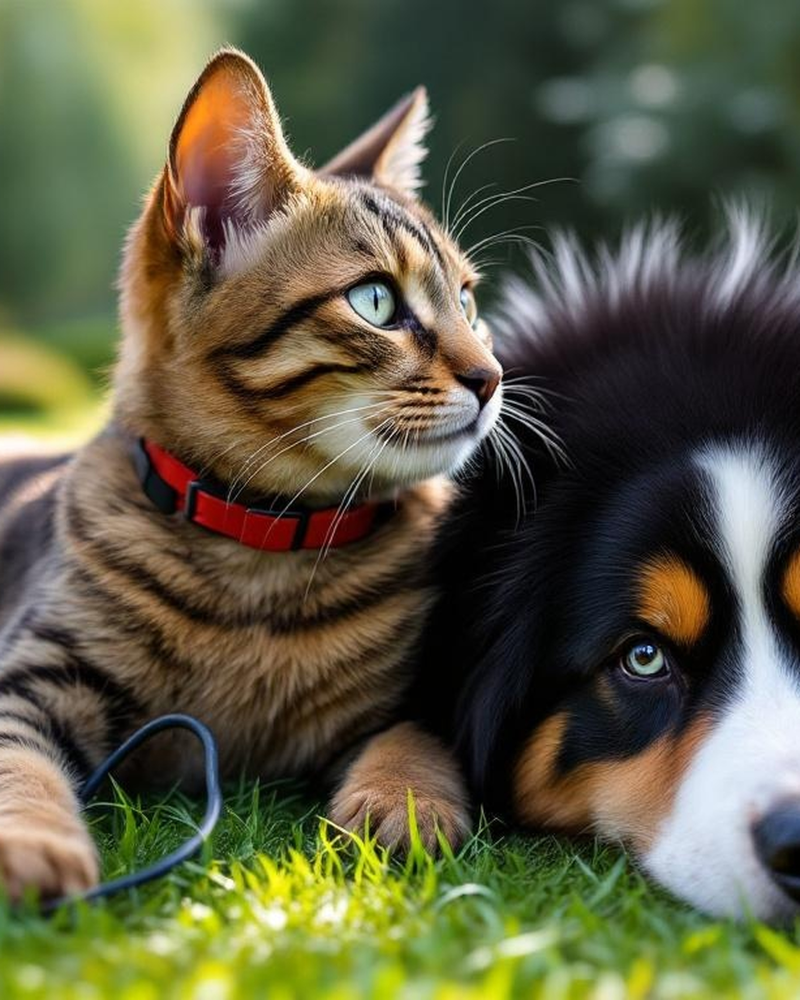
#> input picture output/2026-05-13_custom_pet_portrait/print_8x10_2400x3000px.jpg, 2400 x 3000 px (shown at 1/3 size)
$ python -i stage_mockup.py   (imports and definitions only)
#> lines starting #> are read from the running program, lines starting #| are printed output that depends on the picture
### utils/logger.py
import logging
import sys
from pathlib import Path


def get_logger(name: str, log_level: str = "INFO") -> logging.Logger:
    logger = logging.getLogger(name)
    if logger.handlers:
        return logger

    level = getattr(logging, log_level.upper(), logging.INFO)
    logger.setLevel(level)

    formatter = logging.Formatter(
        "%(asctime)s [%(levelname)s] %(name)s: %(message)s",
        datefmt="%Y-%m-%d %H:%M:%S",
    )

    # Force UTF-8 on Windows where stdout defaults to cp1252
    stream = open(sys.stdout.fileno(), mode="w", encoding="utf-8", buffering=1, closefd=False) \
        if hasattr(sys.stdout, "fileno") else sys.stdout
    console = logging.StreamHandler(stream)
    console.setLevel(level)
    console.setFormatter(formatter)
    logger.addHandler(console)

    log_dir = Path("logs")
    log_dir.mkdir(exist_ok=True)
    file_handler = logging.FileHandler(log_dir / "pipeline.log", encoding="utf-8")
    file_handler.setLevel(level)
    file_handler.setFormatter(formatter)
    logger.addHandler(file_handler)

    return logger

### stages/stage_mockup.py
"""
Stage: Room Mockup Generator

Reads etsy_listing.json + generation_log.json from an output folder,
generates styled room lifestyle images showing the portrait on a wall.

Outputs per run:
  mockup_bedroom_room.jpg      — AI room scene (fal.ai)
  mockup_living_room_room.jpg  — AI room scene (fal.ai)
  mockup_framed_flatlay.jpg    — PIL framed flat-lay (no API)
"""
import io
import json
import time
import requests
import numpy as np
from pathlib import Path
from PIL import Image, ImageDraw, ImageFilter
from utils.config import get_env
from utils.logger import get_logger

# [1 line that did not run here, left out]

FAL_TEXT2IMG_URL = "https://queue.fal.run/fal-ai/flux-pro/v1.1"
POLL_INTERVAL = 3
MAX_POLLS = 60

ROOM_SCENES = {
    "bedroom": {
        "interior": (
            "Cozy Scandinavian master bedroom, white plaster wall, warm golden evening light "
            "through sheer curtains, minimalist oak bed frame with linen bedding, "
            "potted fiddle-leaf fig plant in corner, light hardwood floor"
        ),
        "placement": "hanging centered on the main wall above the bed headboard",
    },
    "living-room": {
        "interior": (
            "Modern minimalist living room, light grey walls, concrete floor, "
            "mid-century sofa in warm terracotta, floor lamp with warm glow, "
            "natural afternoon light through large windows, indoor plant"
        ),
        "placement": "displayed prominently on the accent wall beside the sofa",
    },
    "home-office": {
        "interior": (
            "Clean contemporary home office, white wall, light oak desk, "
            "open shelves with books and succulents, warm desk lamp, soft daylight"
        ),
        "placement": "mounted on the wall facing the desk at eye level",
    },
}


# [45 lines left out: functions _fal_generate_room, _build_room_prompt, not called in this run]


def _make_flat_framed_mockup(portrait_path: Path) -> Image.Image:
    """Portrait + white mat + dark frame + drop shadow on off-white wall background."""
    with Image.open(portrait_path) as img:
#> img is the input picture: PIL image 2400x3000 RGB; mean R, G, B 94.1, 93.2, 67.9
        portrait = img.convert("RGB")

    pw, ph = portrait.size
#> pw = 2400; ph = 3000
    scale = min(900 / pw, 1100 / ph)
#> scale = 0.367
    pw, ph = int(pw * scale), int(ph * scale)
#> pw = 879; ph = 1100
    portrait = portrait.resize((pw, ph), Image.LANCZOS)

    mat_px = int(min(pw, ph) * 0.06)
#> mat_px = 52
    frame_px = int(min(pw, ph) * 0.025)
#> frame_px = 21
    total_w = pw + 2 * (mat_px + frame_px)
#> total_w = 1025
    total_h = ph + 2 * (mat_px + frame_px)
#> total_h = 1246

    canvas_w = total_w + 300
#> canvas_w = 1325
    canvas_h = total_h + 300
#> canvas_h = 1546

    # Off-white plaster wall
    canvas = Image.new("RGB", (canvas_w, canvas_h), (242, 238, 230))

    # Drop shadow
    shadow = Image.new("RGBA", (canvas_w, canvas_h), (0, 0, 0, 0))
#> shadow: PIL image 1325x1546 RGBA; every value is 0
    sdraw = ImageDraw.Draw(shadow)
    sx = (canvas_w - total_w) // 2 + 10
#> sx = 160
    sy = (canvas_h - total_h) // 2 + 12
#> sy = 162
    sdraw.rectangle([sx, sy, sx + total_w, sy + total_h], fill=(0, 0, 0, 90))
    shadow = shadow.filter(ImageFilter.GaussianBlur(radius=14))
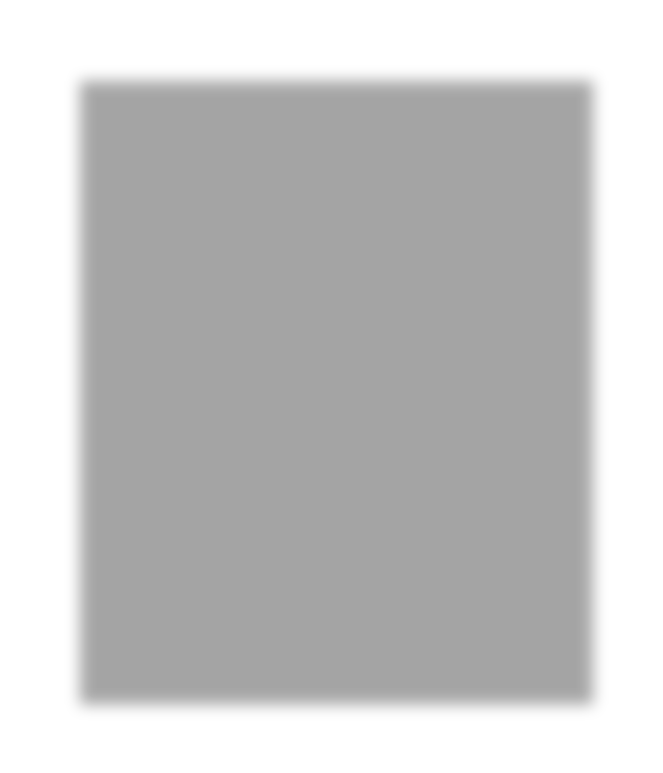
#> shadow: PIL image 1325x1546 RGBA (shown at 1/2 size); mean R, G, B, A 0, 0, 0, 56.2; transparent parts drawn white
    canvas = Image.alpha_composite(canvas.convert("RGBA"), shadow).convert("RGB")

    cx = (canvas_w - total_w) // 2
#> cx = 150
    cy = (canvas_h - total_h) // 2
#> cy = 150

    # Dark walnut frame
    framed = Image.new("RGB", (total_w, total_h), (52, 38, 28))
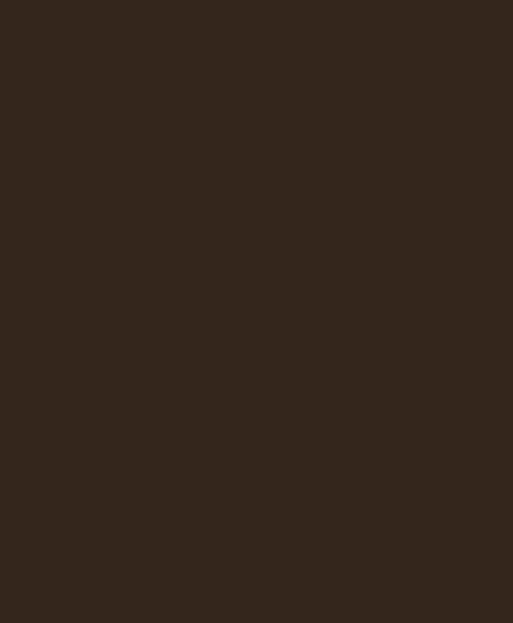
#> framed: PIL image 1025x1246 RGB (shown at 1/2 size); mean R, G, B 52, 38, 28
    # White mat
    mat_img = Image.new("RGB", (pw + 2 * mat_px, ph + 2 * mat_px), (252, 250, 246))
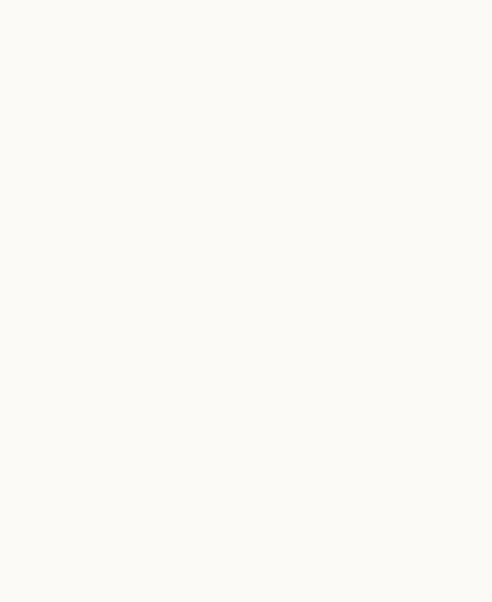
#> mat_img: PIL image 983x1204 RGB (shown at 1/2 size); mean R, G, B 252, 250, 246
    mat_img.paste(portrait, (mat_px, mat_px))
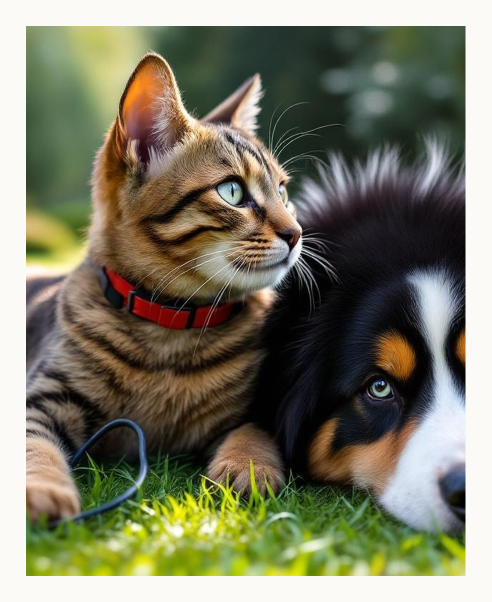
#> mat_img: PIL image 983x1204 RGB (shown at 1/2 size); mean R, G, B 123, 121.9, 100.5
    framed.paste(mat_img, (frame_px, frame_px))
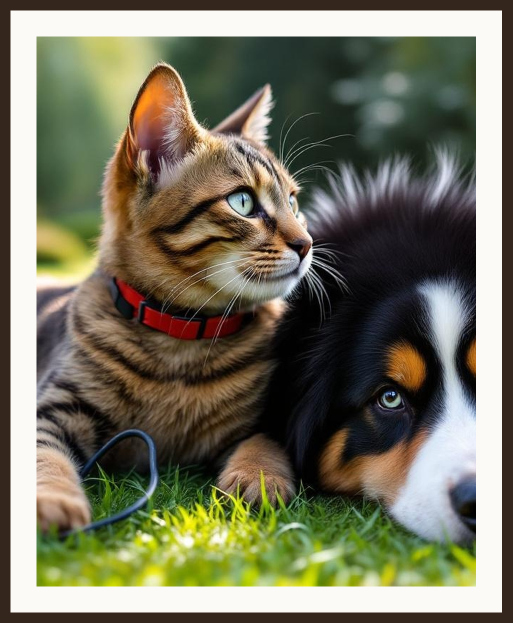
#> framed: PIL image 1025x1246 RGB (shown at 1/2 size); mean R, G, B 117.8, 115.8, 95.2
    canvas.paste(framed, (cx, cy))
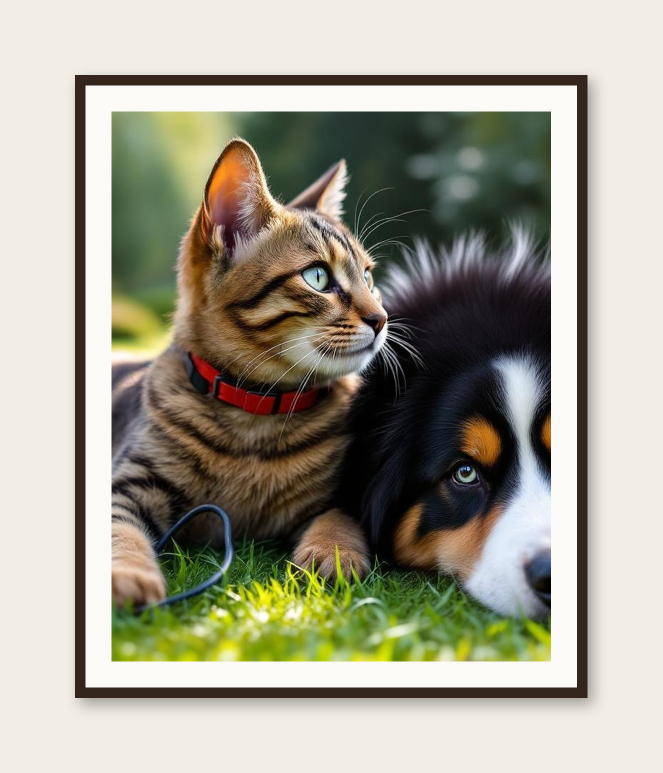
#> canvas: PIL image 1325x1546 RGB (shown at 1/2 size); mean R, G, B 163.1, 160.4, 144.6

    # Subtle edge vignette using numpy
    cy_v, cx_v = canvas_h / 2, canvas_w / 2
    Y, X = np.ogrid[:canvas_h, :canvas_w]
    dist = ((X - cx_v) / canvas_w) ** 2 + ((Y - cy_v) / canvas_h) ** 2
    vig = np.clip(1.0 - 0.35 * (dist / dist.max()), 0.78, 1.0)
    canvas_arr = np.array(canvas, dtype=np.float32) * vig[:, :, None]
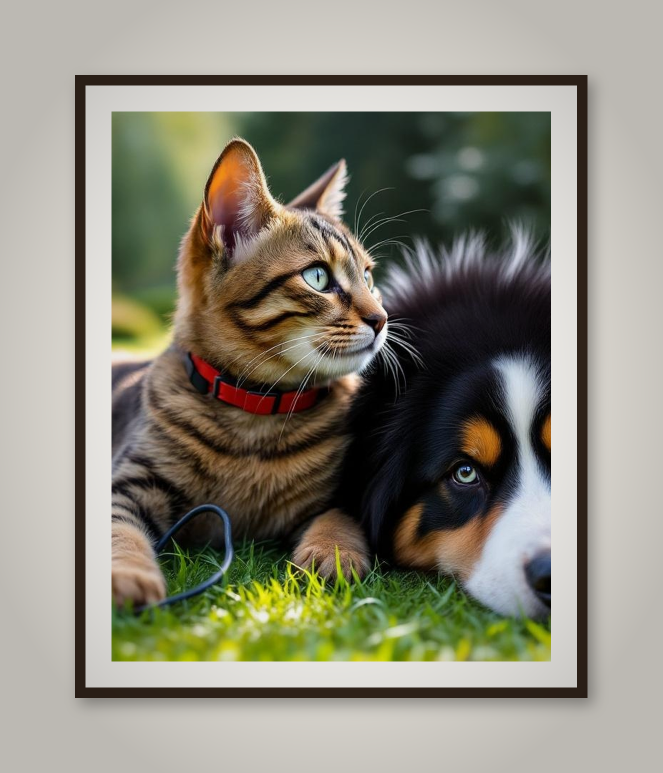
#> canvas_arr: shape (1546, 1325, 3) float64 (shown at 1/2 size); mean R, G, B 140.7, 138.2, 123.9
    return Image.fromarray(canvas_arr.clip(0, 255).astype(np.uint8))


# [61 lines left out: function generate_mockups, not called in this run]

>>> result = _make_flat_framed_mockup('../output/2026-05-13_custom_pet_portrait/print_8x10_2400x3000px.jpg')
